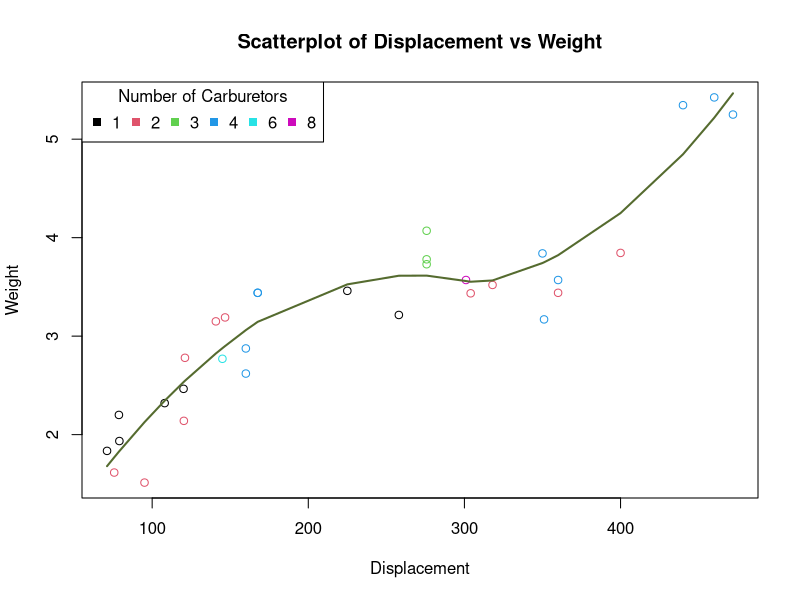

R code for this plot:
# scatter plot of the displacement (disp) versus the weight (wt) in the mtcars dataset.
# use different colors and sizes to represent the  number of carburetors (carb).
# add appropriate title, labels, and legend to the plot.
# add a smooth line to show the trend of the relationship.

data(mtcars)

carbs <- as.factor(mtcars$carb)
plot(mtcars$disp, mtcars$wt, col = carbs,
     main = 'Scatterplot of Displacement vs Weight',
     xlab = 'Displacement', ylab = 'Weight', pch = 21
     )

legend(x = 'topleft', legend = levels(carbs), horiz = TRUE,
       col = 1:length(levels(carbs)) , pch = 15, title = 'Number of Carburetors')

loess_fit <- loess(wt ~ disp, data = mtcars)

disp_sorted <- sort(mtcars$disp)
lines(disp_sorted, predict(loess_fit, newdata = data.frame(disp = disp_sorted)), 
      lwd = 2, col = 'darkolivegreen')